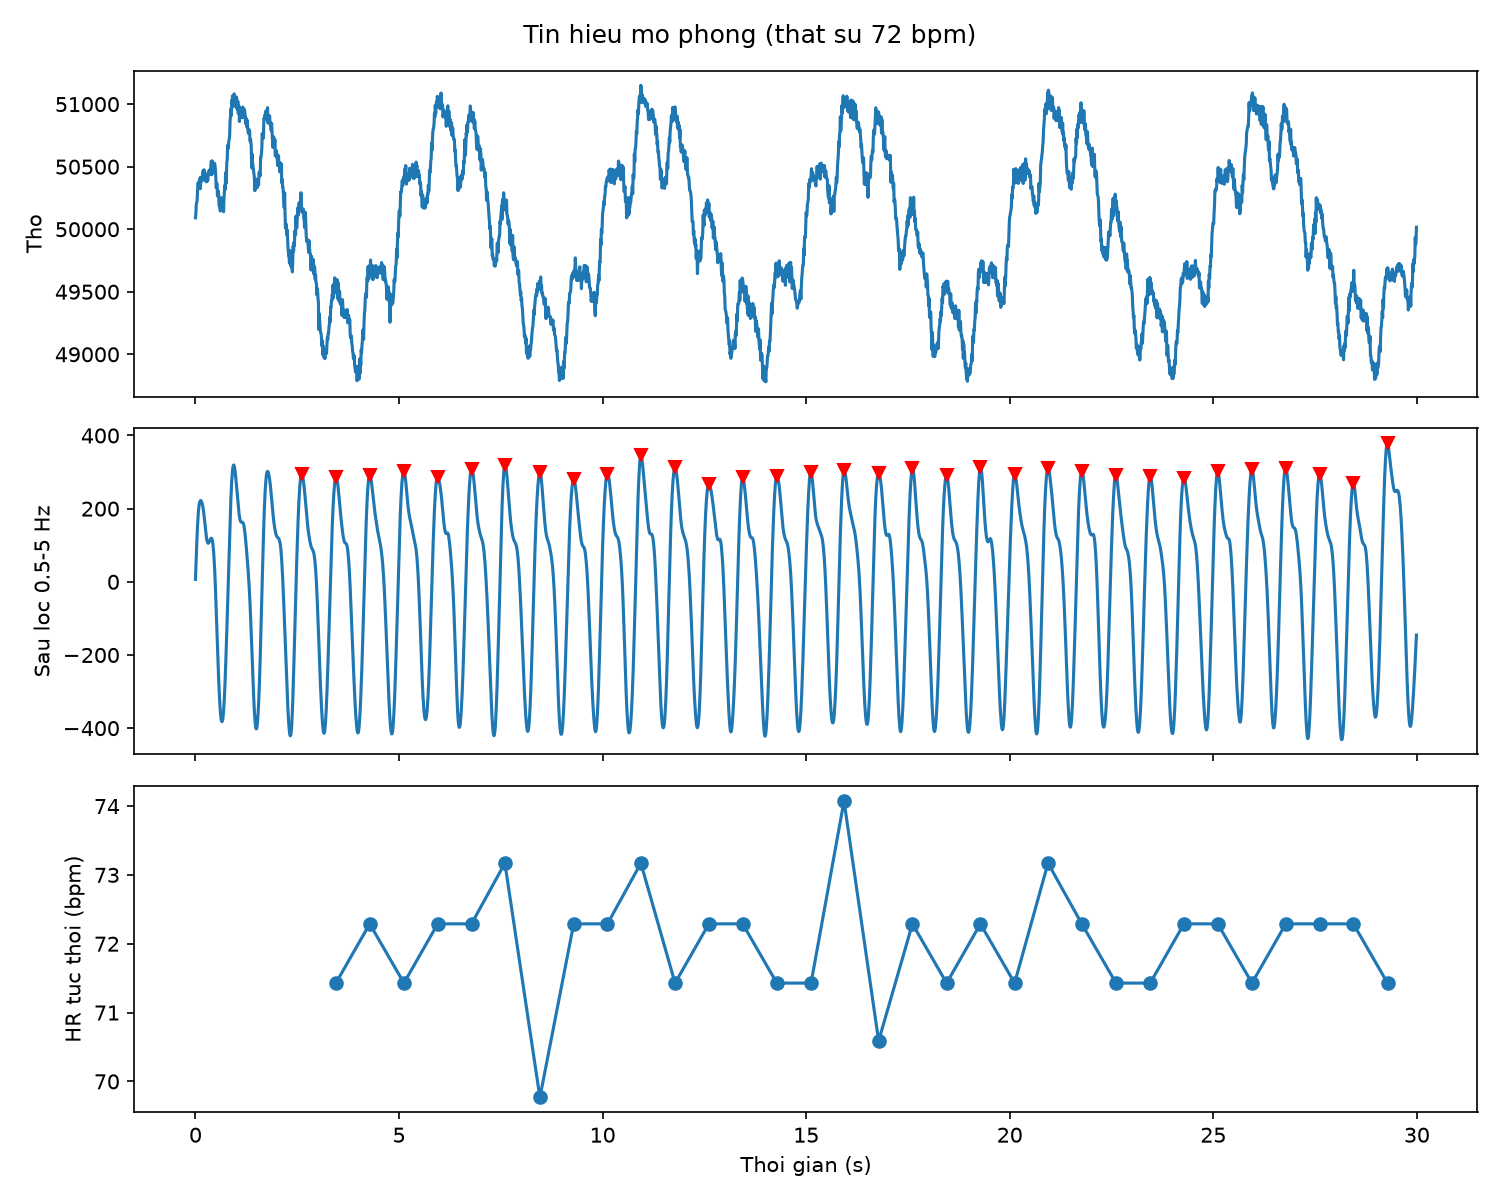

Recreate this plot in Python.
"""
Viec 1.5: loc thong dai 0.5-5 Hz, tim dinh, tinh HR/IBI.

  python filter_hr.py --demo                       # thu tren tin hieu mo phong
  python filter_hr.py --csv ../data/ppg_dungyen_01.csv --channel ir
"""
import argparse

import matplotlib.pyplot as plt
import numpy as np
import pandas as pd

from ppg_utils import bandpass, detect_peaks, fix_stale, hr_fft, ibi_hr


def synth_ppg(fs=100, dur=30, bpm=72, seed=0):
    rng = np.random.default_rng(seed)
    t = np.arange(int(fs * dur)) / fs
    f = bpm / 60.0
    pulse = np.sin(2 * np.pi * f * t) + 0.4 * np.sin(2 * np.pi * 2 * f * t + 0.8)
    base = 50000 + 800 * np.sin(2 * np.pi * 0.2 * t)       # troi nen cham
    return t, base + 300 * pulse + rng.normal(0, 40, len(t))


def main():
    ap = argparse.ArgumentParser()
    ap.add_argument("--csv", help="file CSV tu read_ppg.py (cot sample,t_s,red,ir)")
    ap.add_argument("--channel", default="ir", choices=["ir", "red"])
    ap.add_argument("--fs", type=float, default=100.0)
    ap.add_argument("--invert", action="store_true", help="dao dau neu dinh bi nguoc")
    ap.add_argument("--demo", action="store_true")
    ap.add_argument("--lo", type=float, default=0.5, help="tan so cat duoi (Hz)")
    ap.add_argument("--hi", type=float, default=5.0, help="tan so cat tren (Hz); thu 3.0 neu dem thua dinh")
    ap.add_argument("--prom", type=float, default=0.3, help="do cao dinh toi thieu (x do lech chuan); thu 0.5")
    ap.add_argument("--max-bpm", type=float, default=180, help="HR toi da cho phep khi tim dinh")
    ap.add_argument("--no-fix", action="store_true", help="khong sua mau FIFO bi doc nham")
    ap.add_argument("--skip", type=float, default=2.0, help="bo n giay dau (qua do bo loc)")
    args = ap.parse_args()

    if args.demo or not args.csv:
        t, raw = synth_ppg(args.fs)
        title = "Tin hieu mo phong (that su 72 bpm)"
    else:
        df = pd.read_csv(args.csv)
        t = df["t_s"].to_numpy()
        red, ir = df["red"].to_numpy(dtype=float), df["ir"].to_numpy(dtype=float)
        if not args.no_fix:
            red, ir, bad = fix_stale(red, ir)
            if bad:
                print(f"Da sua {len(bad)} mau FIFO bi doc nham tai chi so {bad}")
        raw = ir if args.channel == "ir" else red
        title = args.csv

    x = -raw if args.invert else raw
    filt = bandpass(x, args.fs, args.lo, args.hi)
    peaks = detect_peaks(filt, args.fs, args.max_bpm, args.prom)
    peaks = peaks[peaks / args.fs >= args.skip]
    t_ibi, ibi, hr = ibi_hr(peaks, args.fs)

    skip_n = int(args.skip * args.fs)
    print(f"So dinh: {len(peaks)} | IBI hop le: {len(ibi)}")
    print(f"Doi chieu bang pho tan so: {hr_fft(filt[skip_n:], args.fs):.1f} bpm (dinh pho manh nhat)")
    if len(ibi):
        print(f"HR trung binh: {60.0 / np.mean(ibi):.1f} bpm")
        print(f"IBI trung binh: {1000 * np.mean(ibi):.0f} ms, do lech chuan (SDNN): {1000 * np.std(ibi):.0f} ms")
    else:
        print("Khong du dinh de tinh HR. Thu --invert, doi kenh, hoac do lai tin hieu.")

    fig, ax = plt.subplots(3, 1, figsize=(10, 8), sharex=True)
    ax[0].plot(t, raw); ax[0].set_ylabel("Tho")
    ax[1].plot(t, filt); ax[1].plot(t[peaks], filt[peaks], "rv"); ax[1].set_ylabel("Sau loc 0.5-5 Hz")
    if len(hr):
        ax[2].plot(t_ibi, hr, "o-"); ax[2].set_ylabel("HR tuc thoi (bpm)")
    ax[2].set_xlabel("Thoi gian (s)")
    fig.suptitle(title)
    fig.tight_layout()
    fig.savefig("filter_hr.png", dpi=150)
    print("Da luu filter_hr.png")
    plt.show()


if __name__ == "__main__":
    main()
